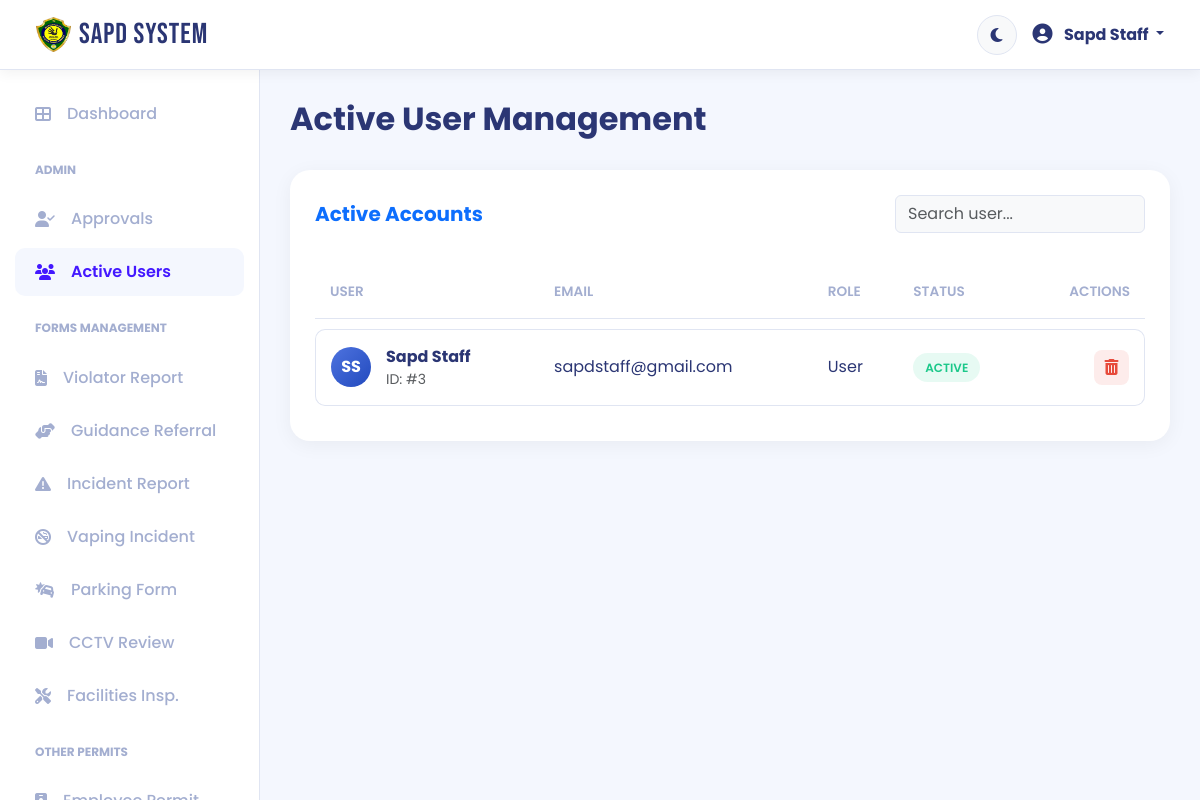
Screenshot of /active_users.php (signed in) with the database file from the repository.
### tables this page shows
CREATE TABLE `users` (
  `id` int(11) NOT NULL,
  `name` varchar(255) NOT NULL,
  `email` varchar(255) NOT NULL,
  `username` varchar(255) NOT NULL,
  `password` varchar(255) NOT NULL,
  `role` varchar(50) DEFAULT 'user',
  `status` varchar(20) DEFAULT 'pending',
  `verification_code` int(6) DEFAULT 0,
  `created_at` timestamp NOT NULL DEFAULT current_timestamp()
);

### active_users.php (the view, shortened to what this page needs)
<?php
$servername = "localhost";
$username = "root";
$password = "";
$dbname = "sapd_db";
$conn = new mysqli($servername, $username, $password, $dbname);
$theme_mode = $_COOKIE['theme'] ?? 'light';
$sql = "SELECT * FROM users WHERE status = 'active' AND role != 'admin' ORDER BY id DESC";
$result = $conn->query($sql);
?>
<!DOCTYPE html>
<html lang="en" data-bs-theme="<?php echo htmlspecialchars($theme_mode); ?>">
<head>
    <link href="https://cdn.jsdelivr.net/npm/bootstrap@5.3.0/dist/css/bootstrap.min.css" rel="stylesheet">
    <link rel="stylesheet" href="https://cdnjs.cloudflare.com/ajax/libs/font-awesome/6.4.0/css/all.min.css">
</head>
<body>
    <nav class="navbar navbar-custom">
        <div class="d-flex justify-content-between align-items-center w-100 px-3">
            <div class="d-flex align-items-center">
                <a class="navbar-brand d-flex align-items-center" href="#">
                    <img src="background.png" alt="Logo" width="35" height="35" onerror="this.style.display='none'"
                        class="me-2"> SAPD SYSTEM
                </a>
            </div>
            <div class="d-flex align-items-center gap-3">
                <button class="btn btn-theme-nav rounded-circle" id="themeToggle"><i class="fas fa-moon"></i></button>
                <div class="dropdown">
                    <a class="nav-link dropdown-toggle fw-bold" href="#" role="button" data-bs-toggle="dropdown"
                        style="color: var(--text-main);">
                        <i class="fas fa-user-circle fa-lg me-2"></i> <?php echo $_SESSION['name']; ?>
                    </a>
                </div>
            </div>
        </div>
    </nav>
    <div class="sidebar" id="sidebar">
        <div class="sidebar-content">
            <ul class="nav flex-column">
                <li class="nav-item"><a class="nav-link" href="dashboard.php"><i class="fas fa-th-large me-3"></i>
                        Dashboard</a></li>
                <h6 class="sidebar-heading">Admin</h6>
                <li class="nav-item"><a class="nav-link" href="admin_approval.php"><i
                            class="fas fa-user-check me-3"></i> Approvals</a></li>
                <li class="nav-item"><a class="nav-link active" href="active_users.php"><i
                            class="fas fa-users me-3"></i> Active Users</a></li>
                <h6 class="sidebar-heading">Forms Management</h6>
                <li class="nav-item"><a class="nav-link" href="violator_report.php"><i
                            class="fas fa-file-contract me-3"></i> Violator Report</a></li>
                <li class="nav-item"><a class="nav-link" href="guidance_referral.php"><i
                            class="fas fa-hands-helping me-3"></i> Guidance Referral</a></li>
                <li class="nav-item"><a class="nav-link" href="incident_report.php"><i
                            class="fas fa-exclamation-triangle me-3"></i> Incident Report</a></li>
                <li class="nav-item"><a class="nav-link" href="vaping_incident.php"><i
                            class="fas fa-smoking-ban me-3"></i> Vaping Incident</a></li>
                <li class="nav-item"><a class="nav-link" href="view_details.php?view=parking"><i
                            class="fas fa-car-crash me-3"></i> Parking Form</a></li>
                <li class="nav-item"><a class="nav-link" href="cctv_review_form.php"><i class="fas fa-video me-3"></i>
                        CCTV Review</a></li>
                <li class="nav-item"><a class="nav-link" href="facilities_and_inspection.php"><i
                            class="fas fa-tools me-3"></i> Facilities Insp.</a></li>
                <h6 class="sidebar-heading">Other Permits</h6>
                <li class="nav-item"><a class="nav-link" href="employee_permit.php"><i class="fas fa-id-badge me-3"></i>
                        Employee Permit</a></li>
            </ul>
        </div>
    </div>
    <div class="main-content">
        <div class="d-flex justify-content-between align-items-center mb-4">
            <h2 class="fw-bold">Active User Management</h2>
        </div>
        <div class="card-custom">
            <div class="d-flex justify-content-between align-items-center mb-4">
                <h5 class="fw-bold m-0 text-primary">Active Accounts</h5>
                <input type="text" id="userSearch" class="form-control"
                    style="width: 250px; background: var(--input-bg); border-color: var(--border-color); color: var(--text-main);"
                    placeholder="Search user...">
            </div>
            <div class="table-responsive">
                <table class="table-custom">
                    <thead>
                        <tr>
                            <th>User</th>
                            <th>Email</th>
                            <th>Role</th>
                            <th>Status</th>
                            <th class="text-end">Actions</th>
                        </tr>
                    </thead>
                    <tbody id="userTableBody">
                        <?php if ($result && $result->num_rows > 0): ?>
                            <?php while ($row = $result->fetch_assoc()):
                                $name_parts = explode(" ", $row['name']);
                                $initials = isset($name_parts[0][0]) ? strtoupper($name_parts[0][0]) : '';
                                if (count($name_parts) > 1) {
                                    $initials .= isset($name_parts[1][0]) ? strtoupper($name_parts[1][0]) : '';
                                }
                                ?>
                                <tr>
                                    <td>
                                        <div class="d-flex align-items-center">
                                            <div class="avatar-initial"><?php echo $initials; ?></div>
                                            <div>
                                                <div class="fw-bold"><?php echo htmlspecialchars($row['name']); ?></div>
                                                <div class="small text-muted">ID: #<?php echo $row['id']; ?></div>
                                            </div>
                                        </div>
                                    </td>
                                    <td><?php echo htmlspecialchars($row['email']); ?></td>
                                    <td class="text-capitalize"><?php echo htmlspecialchars($row['role']); ?></td>
                                    <td><span class="status-badge status-active">Active</span></td>
                                    <td class="text-end">
                                        <form method="POST"
                                            onsubmit="return confirm('Are you sure you want to remove this active user? This action cannot be undone.');">
                                            <button type="submit" name="delete_user" class="btn-icon btn-delete"
                                                title="Remove User">
                                                <i class="fas fa-trash-alt"></i>
                                            </button>
                                        </form>
                                    </td>
                                </tr>
                            <?php endwhile; ?>
                        <?php endif; ?>
                    </tbody>
                </table>
            </div>
        </div>
    </div>
</body>
</html>

### active_users.php (style rules this page uses)
:root { --bg-body: #f4f7fe; --bg-card: #ffffff; --text-main: #2b3674; --text-muted: #a3aed0; --border-color: #e0e5f2; --sidebar-bg: #ffffff; --input-bg: #f8f9fa; --navbar-bg: #ffffff; --primary-color: #4318ff; --sidebar-width: 260px; --navbar-height: 70px; }
body { background-color: var(--bg-body); color: var(--text-main); font-family: 'Poppins', sans-serif; overflow-x: hidden; transition: background-color 0.3s, color 0.3s; }
.navbar-custom { height: var(--navbar-height); background: var(--navbar-bg) !important; border-bottom: 1px solid var(--border-color); box-shadow: 0 4px 12px rgba(0, 0, 0, 0.05); position: fixed; top: 0; left: 0; right: 0; z-index: 1000; padding: 0 20px; transition: background-color 0.3s; }
.navbar-brand { font-family: "Bebas Neue", sans-serif; font-size: 1.8rem; letter-spacing: 1px; color: var(--text-main) !important; }
.sidebar { width: var(--sidebar-width); height: 100vh; position: fixed; top: 0; left: 0; z-index: 900; background-color: var(--sidebar-bg); border-right: 1px solid var(--border-color); padding-top: var(--navbar-height); overflow-y: auto; transition: 0.3s; }
.sidebar-content { padding: 20px 15px; }
.sidebar .nav-link { color: var(--text-muted); font-weight: 500; padding: 12px 20px; border-radius: 10px; margin-bottom: 5px; display: flex; align-items: center; transition: all 0.3s; }
.sidebar .nav-link:hover, .sidebar .nav-link.active { background: var(--bg-body); color: var(--primary-color); font-weight: 600; }
.sidebar-heading { font-size: 0.75rem; text-transform: uppercase; font-weight: 700; color: var(--text-muted); padding: 20px 20px 10px; }
.main-content { margin-left: var(--sidebar-width); padding: 20px 30px; padding-top: calc(var(--navbar-height) + 30px); min-height: 100vh; width: calc(100% - var(--sidebar-width)); transition: 0.3s; }
.card-custom { background: var(--bg-card); border-radius: 20px; border: none; padding: 25px; box-shadow: 0 4px 20px rgba(0, 0, 0, 0.05); }
.table-custom { width: 100%; border-collapse: separate; border-spacing: 0 10px; }
.table-custom th { color: var(--text-muted); font-weight: 600; font-size: 0.85rem; text-transform: uppercase; padding: 15px; border-bottom: 1px solid var(--border-color); }
.table-custom td { background: var(--bg-card); padding: 15px; vertical-align: middle; color: var(--text-main); border-top: 1px solid var(--border-color); border-bottom: 1px solid var(--border-color); }
.table-custom tr td:first-child { border-left: 1px solid var(--border-color); border-top-left-radius: 10px; border-bottom-left-radius: 10px; }
.table-custom tr td:last-child { border-right: 1px solid var(--border-color); border-top-right-radius: 10px; border-bottom-right-radius: 10px; }
.avatar-initial { width: 40px; height: 40px; border-radius: 50%; background: linear-gradient(135deg, #4e73df 0%, #224abe 100%); color: white; display: flex; align-items: center; justify-content: center; font-weight: bold; font-size: 1rem; margin-right: 15px; }
.status-badge { padding: 6px 12px; border-radius: 20px; font-size: 0.75rem; font-weight: 600; text-transform: uppercase; }
.status-active { background: rgba(28, 200, 138, 0.1); color: #1cc88a; }
.btn-icon { width: 35px; height: 35px; display: inline-flex; align-items: center; justify-content: center; border-radius: 8px; border: none; transition: all 0.2s; }
.btn-delete { background: rgba(231, 74, 59, 0.1); color: #e74a3b; }
.btn-theme-nav { background: var(--input-bg); border: 1px solid var(--border-color); color: var(--text-main); width: 40px; height: 40px; display: flex; align-items: center; justify-content: center; }

### rows the page displays
users: name "SS", name "Sapd Staff", id "3", email "sapdstaff@gmail.com", role "User"

### other values shown
$_SESSION['name'] "Sapd Staff"
